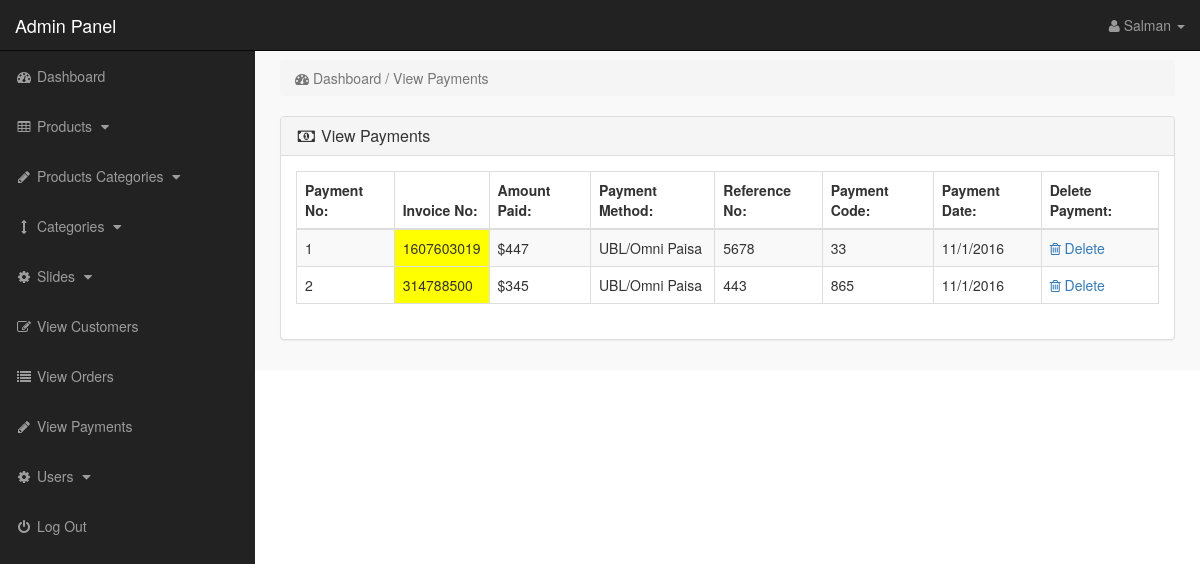
The page /admin_area/index.php?view_payments (signed in) on the database its author committed.
### tables this page shows
CREATE TABLE `payments` (
  `payment_id` int(10) NOT NULL,
  `invoice_no` int(10) NOT NULL,
  `amount` int(10) NOT NULL,
  `payment_mode` text NOT NULL,
  `ref_no` int(10) NOT NULL,
  `code` int(10) NOT NULL,
  `payment_date` text NOT NULL
);

### admin_area/view_payments.php (the view)
<?php
if(!isset($_SESSION['admin_email'])){
echo "<script>window.open('login.php','_self')</script>";
}
else {
?>
<div class="row">
<div class="col-lg-12">
<ol class="breadcrumb">
<li class="active">
<i class="fa fa-dashboard"></i> Dashboard / View Payments
</li>
</ol>
</div>
</div>
<div class="row">
<div class="col-lg-12">
<div class="panel panel-default">
<div class="panel-heading">
<h3 class="panel-title">
<i class="fa fa-money fa-fw"> </i> View Payments
</h3>
</div>
<div class="panel-body">
<div class="table-responsive">
<table class="table table-hover table-bordered table-striped">
<thead>
<tr>
<th>Payment No:</th>
<th>Invoice No:</th>
<th>Amount Paid:</th>
<th>Payment Method:</th>
<th>Reference No:</th>
<th>Payment Code:</th>
<th>Payment Date:</th>
<th>Delete Payment:</th>
</tr>
</thead>
<tbody>
<?php
$i = 0;
$get_payments = "select * from payments";
$run_payments = mysqli_query($con,$get_payments);
while($row_payments = mysqli_fetch_array($run_payments)){
$payment_id = $row_payments['payment_id'];
$invoice_no = $row_payments['invoice_no'];
$amount = $row_payments['amount'];
$payment_mode = $row_payments['payment_mode'];
$ref_no = $row_payments['ref_no'];
$code = $row_payments['code'];
$payment_date = $row_payments['payment_date'];
$i++;
?>
<tr>
<td><?php echo $i; ?></td>
<td bgcolor="yellow" ><?php echo $invoice_no; ?></td>
<td>$<?php echo $amount; ?></td>
<td><?php echo $payment_mode; ?></td>
<td><?php echo $ref_no; ?></td>
<td><?php echo $code; ?></td>
<td><?php echo $payment_date; ?></td>
<td>
<a href="index.php?payment_delete=<?php echo $payment_id; ?>" >
<i class="fa fa-trash-o" ></i> Delete
</a>
</td>
</tr>
<?php } ?>
</tbody>
</table>
</div>
</div>
</div>
</div>
</div>
<?php } ?>

### admin_area/includes/sidebar.php (shortened to what this page needs)
<?php
if(!isset($_SESSION['admin_email'])){
echo "<script>window.open('login.php','_self')</script>";
}
else {
?>
<nav class="navbar navbar-inverse navbar-fixed-top" >
<div class="navbar-header" >
<a class="navbar-brand" href="index.php?dashboard" >Admin Panel</a>
</div>
<ul class="nav navbar-right top-nav" >
<li class="dropdown" >
<a href="#" class="dropdown-toggle" data-toggle="dropdown" >
<i class="fa fa-user" ></i>
<?php echo $admin_name; ?> <b class="caret" ></b>
</a>
</li>
</ul>
<div class="collapse navbar-collapse navbar-ex1-collapse">
<ul class="nav navbar-nav side-nav">
<li>
<a href="index.php?dashboard">
<i class="fa fa-fw fa-dashboard"></i> Dashboard
</a>
</li>
<li>
<a href="#" data-toggle="collapse" data-target="#products">
<i class="fa fa-fw fa-table"></i> Products
<i class="fa fa-fw fa-caret-down"></i>
</a>
</li>
<li>
<a href="#" data-toggle="collapse" data-target="#p_cat">
<i class="fa fa-fw fa-pencil"></i> Products Categories
<i class="fa fa-fw fa-caret-down"></i>
</a>
</li>
<li>
<a href="#" data-toggle="collapse" data-target="#cat">
<i class="fa fa-fw fa-arrows-v"></i> Categories
<i class="fa fa-fw fa-caret-down"></i>
</a>
</li>
<li>
<a href="#" data-toggle="collapse" data-target="#slides">
<i class="fa fa-fw fa-gear"></i> Slides
<i class="fa fa-fw fa-caret-down"></i>
</a>
</li>
<li>
<a href="index.php?view_customers">
<i class="fa fa-fw fa-edit"></i> View Customers
</a>
</li>
<li>
<a href="index.php?view_orders">
<i class="fa fa-fw fa-list"></i> View Orders
</a>
</li>
<li>
<a href="index.php?view_payments">
<i class="fa fa-fw fa-pencil"></i> View Payments
</a>
</li>
<li>
<a href="#" data-toggle="collapse" data-target="#users">
<i class="fa fa-fw fa-gear"></i> Users
<i class="fa fa-fw fa-caret-down"></i>
</a>
</li>
<li>
<a href="logout.php">
<i class="fa fa-fw fa-power-off"></i> Log Out
</a>
</li>
</ul>
</div>
</nav>
<?php } ?>

### admin_area/css/style.css (style rules this page uses)
body { margin-top:100px; }
@media (min-width: 768px) { body { margin-top:50px; } }
.top-nav { padding:0 15px; }
.top-nav>li { display:inline-block; float:left; }
.top-nav>li>a { padding-top:15px; padding-bottom:15px; line-height:20px; color:#999; }
@media (min-width: 768px) { .side-nav { position:fixed; top:51px; width:255px; border-radius:0; overflow-y:auto; background-color: #222; bottom:0; overflow-x:hidden; padding-bottom:40px; } }
@media (min-width: 768px) { .side-nav>li>a { width:255px; } }
.panel-body { border-radius:5px; }

### rows shown on the page
payments: invoice_no "1607603019", amount "447", payment_mode "UBL/Omni Paisa", ref_no "5678", code "33", payment_date "11/1/2016"
payments: invoice_no "314788500", amount "345", payment_mode "UBL/Omni Paisa", ref_no "443", code "865", payment_date "11/1/2016"

### other values the page prints
$admin_name "Salman"
